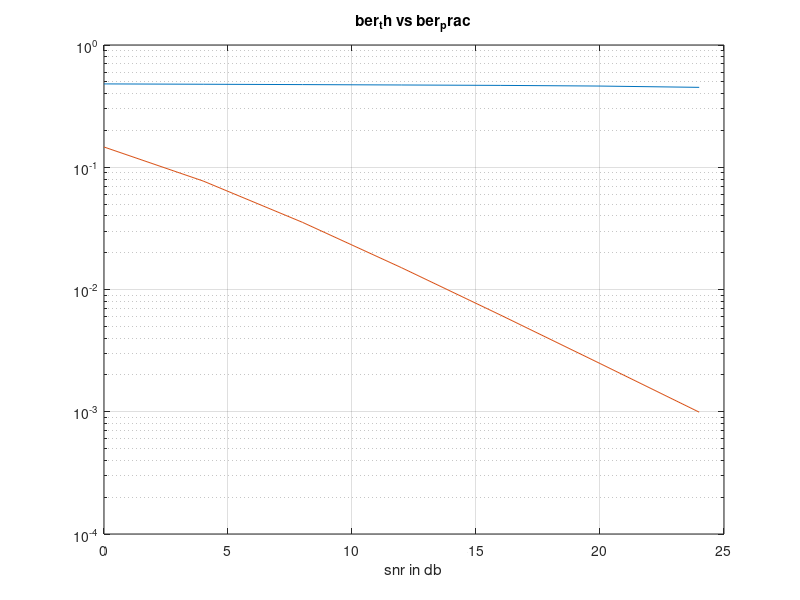

Write MATLAB code to recreate this figure.
clc;
clear all;
close all;

N = 100000;
x = randi([0,1],1,N);

% convert to bpsk
for i = 1:N 
    if(x(i)==0)
        t(i) = -1;
    else
        t(i)= x(i);
    end
end

h = round(((randn(1,N) + 1i*randn(1,N))*sqrt(1/2))*(2^4));  %h complex random ; ray light faded channel
n = round((randn(1,N))*(2^4));                    % noise genrated

snr_db = 0:4:24;
kk =0;




ber_prac = zeros(1, length(snr_db));

for k = 1: length(snr_db)
    
snr_linear(k) = 10.^(snr_db(k)/10);           % converted snr to linear
sigma(k) = 1./(snr_linear(k)).^(1/2);                % find sigma

y = round((h.*t + sigma(k).*n)*(2^4));                 % find y = channel*bpsk_signal + sigma*noise


% convert y sequence into bpsk take threshold value = 0
% z is your constructed signal
% y is output signal with noise
%bpsk wireless communication
z = ceil((y./h)*(2^4));


for i = 1:N
    if(z(i)>0)
        r(i)=1;
    else
        r(i)=-1;
    end
end

ber_th(k) = (1/2)*(1-(snr_linear(k)/(1+snr_linear(k))).^(1/2));

% check bit by bit that r and z is same or not


count_error(k)=0;
for jj=1:N
    if(t(jj)~=r(jj))
        count_error(k)=count_error(k)+1;
%     else
%         count_error;
    end
end
end

ber_prac  = count_error./N;
semilogy(snr_db,ber_prac);
grid on;
hold on;
semilogy(snr_db,ber_th);
title("ber_th vs ber_prac");
xlabel("snr in db");
